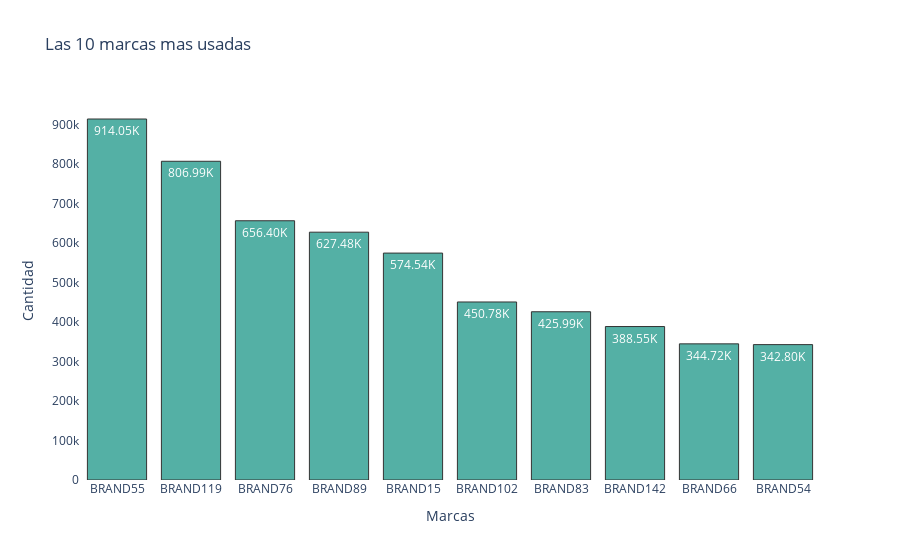

This figure's notebook cell:
### Code cell
colores = paleta[1]
orden=orden[0:10]
fig = go.Figure(data=[go.Bar(x=orden, y=orden1,text=orden,textposition='auto',texttemplate = [human_format(a) for a in orden1], orientation='v')])
fig.update_traces(marker_color=colores,marker_line_width=1, opacity=0.8, marker_line_color = 'black')

fig.update_layout(
    title='Las 10 marcas mas usadas',
    xaxis_title = 'Marcas',
    yaxis_title = 'Cantidad',
    paper_bgcolor='white',
    plot_bgcolor='white')

### Figure 1 — Plotly figure (JSON) as saved in the notebook; plotly's stock layout.template omitted (floating-point values rounded to 4 significant figures; data arrays with more than 128 entries replaced by an {"elided": "..."} marker saying what was removed)
{"data": [{"marker": {"color": "#2A9D8F", "line": {"color": "black", "width": 1}}, "opacity": 0.8, "orientation": "v", "text": ["BRAND55", "BRAND119", "BRAND76", "BRAND89", "BRAND15", "BRAND102", "BRAND83", "BRAND142", "BRAND66", "BRAND54"], "textposition": "auto", "texttemplate": {"elided": "163 str values"}, "type": "bar", "x": ["BRAND55", "BRAND119", "BRAND76", "BRAND89", "BRAND15", "BRAND102", "BRAND83", "BRAND142", "BRAND66", "BRAND54"], "y": {"elided": "163 int values"}}], "layout": {"paper_bgcolor": "white", "plot_bgcolor": "white", "title": {"text": "Las 10 marcas mas usadas"}, "xaxis": {"title": {"text": "Marcas"}}, "yaxis": {"title": {"text": "Cantidad"}}}}
